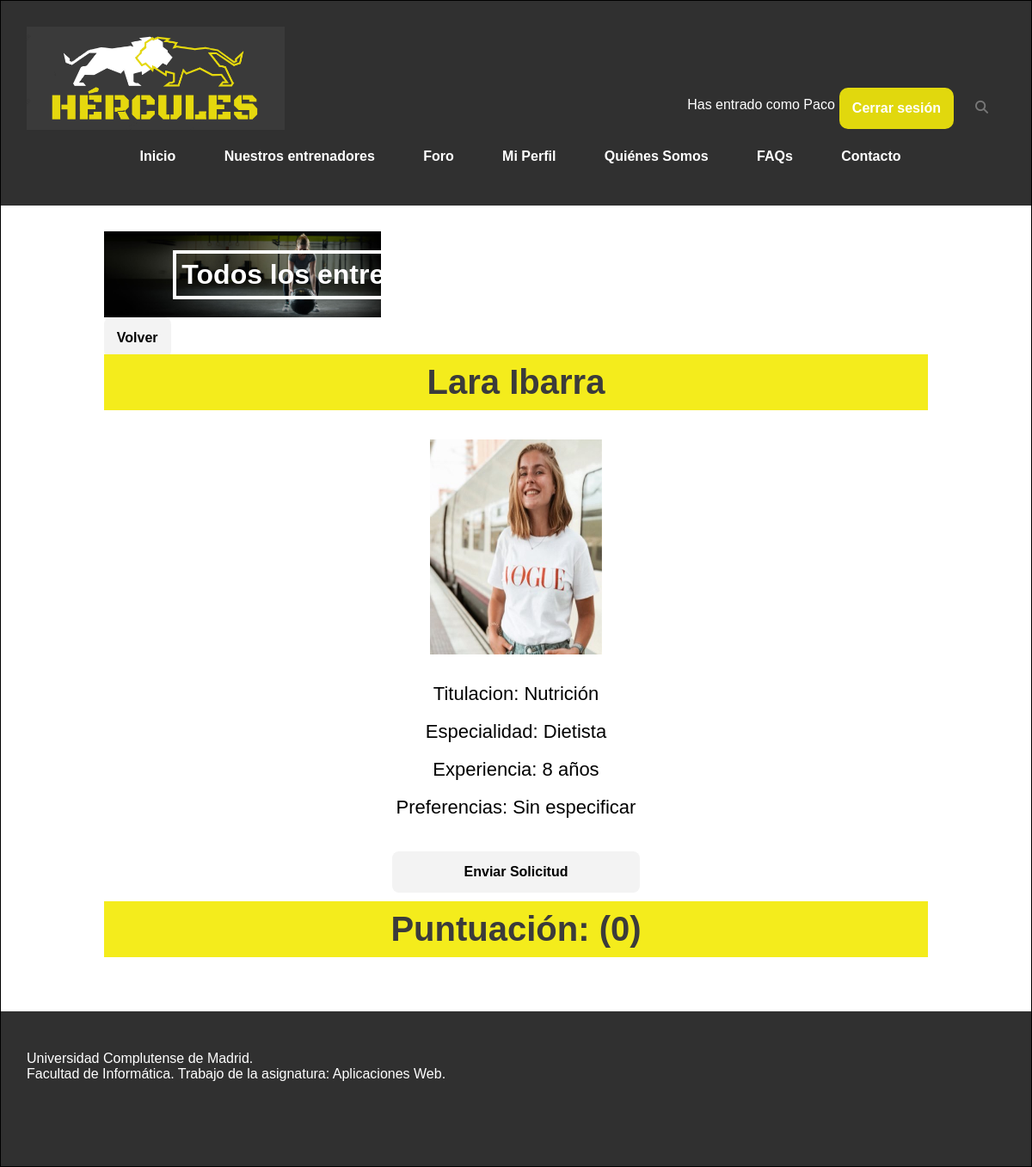
The app's page /entrenadores.php?perfil=12345678A (signed in), older data.
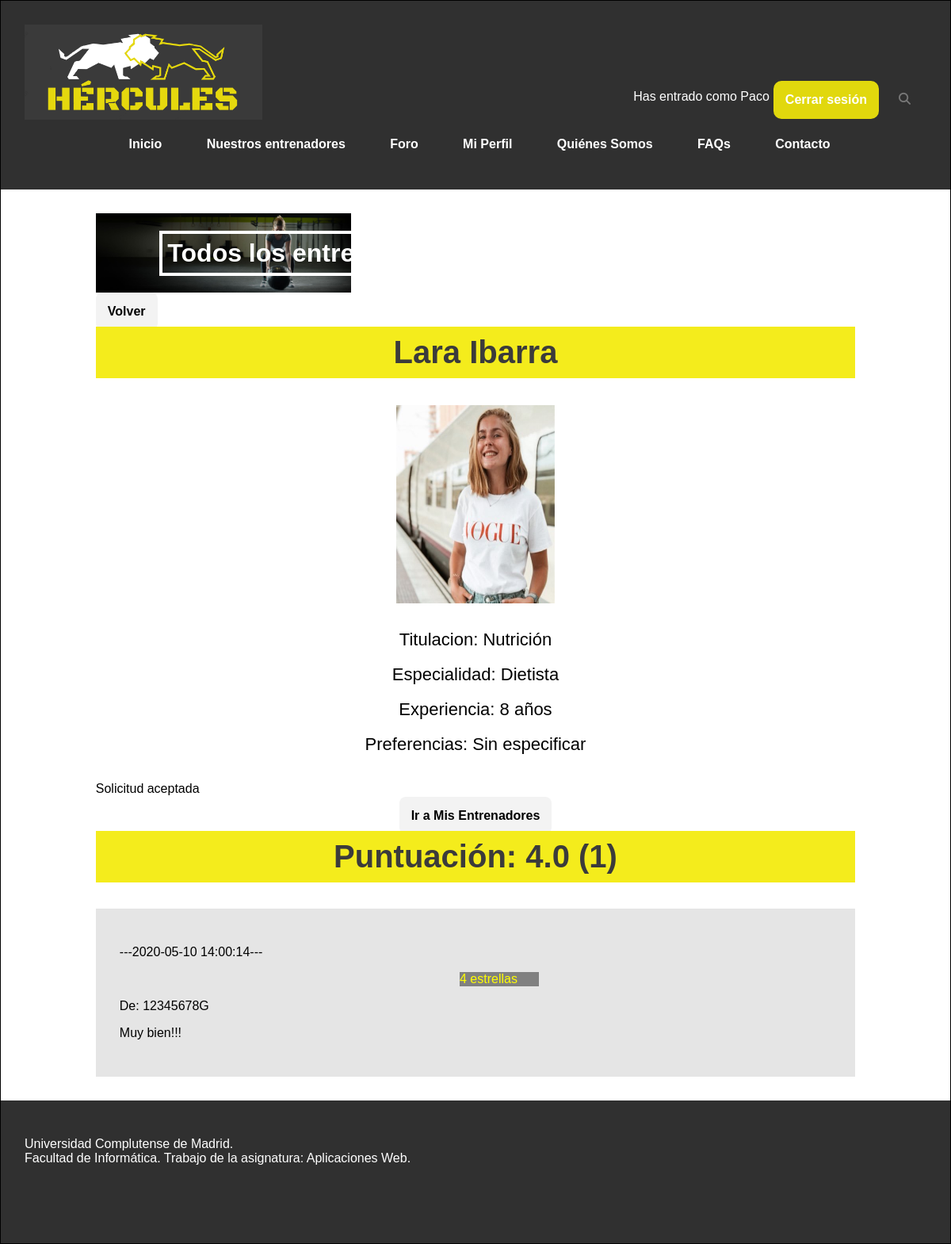
The same page, newer data.
### tables this page shows
CREATE TABLE `usuario` (
  `nif` varchar(10) NOT NULL,
  `nombre` varchar(30) NOT NULL,
  `contrasenna` varchar(255) NOT NULL,
  `foto` varchar(255) DEFAULT 'includes/img/usuarios/default.png',
  `email` varchar(30) NOT NULL,
  `sexo` varchar(6) DEFAULT NULL,
  `fechaNac` date DEFAULT NULL,
  `telefono` varchar(15) DEFAULT NULL,
  `ubicacion` varchar(50) DEFAULT NULL,
  `peso` decimal(5,2) DEFAULT NULL,
  `altura` decimal(5,0) DEFAULT NULL,
  `preferencias` varchar(50) DEFAULT NULL,
  `tipoUsuario` tinyint(2) NOT NULL DEFAULT 0,
  `titulacion` varchar(30) DEFAULT NULL,
  `especialidad` varchar(50) DEFAULT NULL,
  `experiencia` varchar(30) DEFAULT NULL
);

CREATE TABLE `valoracion` (
  `hacia` varchar(10) NOT NULL,
  `de` varchar(10) NOT NULL,
  `texto` text NOT NULL,
  `valor` int(1) NOT NULL,
  `visible` tinyint(1) NOT NULL DEFAULT 0,
  `fecha` timestamp NOT NULL DEFAULT current_timestamp()
);

### includes/TOs/TOUsuario.php (called while the page is built, shortened)
<?php
class TOUsuario {
    private $nif;
    private $nombre;
    private $foto;
    private $preferencias;
    private $tipoUsuario;
    private $titulacion;
    private $especialidad;
    private $experiencia;
    public function __construct($nif = null, $nombre = null, $password = null, $foto = null, $email = null, $sexo = null, $fechaNac = null, $telefono = null, $ubicacion = null, $peso = null, $altura = null, $preferencias = null, $tipoUsuario = null, $titulacion= null, $especialidad = null, $experiencia = null){
      $this->nif = $nif;
      $this->nombre = $nombre;
      $this->foto = $foto;
      $this->preferencias = $preferencias;
      $this->tipoUsuario = $tipoUsuario;
      $this->titulacion = $titulacion;
      $this->especialidad = $especialidad;
      $this->experiencia = $experiencia;
    }
    public function getNif()
    {
        return $this->nif;
    }
    public function setNif($nif)
    {
        $this->nif = $nif;
    }
    public function getNombre()
    {
        return $this->nombre;
    }
    public function setNombre($nombre)
    {
        $this->nombre = $nombre;
    }
    public function getFoto()
    {
        return $this->foto;
    }
    public function setFoto($foto)
    {
        $this->foto = $foto;
    }
    public function getPreferencias()
    {
        return $this->preferencias;
    }
    public function setPreferencias($preferencias)
    {
        $this->preferencias = $preferencias;
    }
    public function getTipoUsuario()
    {
        return $this->tipoUsuario;
    }
    public function setTipoUsuario($tipoUsuario)
    {
        $this->tipoUsuario = $tipoUsuario;
    }
    public function getTitulacion()
    {
        return $this->titulacion;
    }
    public function setTitulacion($titulacion)
    {
        $this->titulacion = $titulacion;
    }
    public function getEspecialidad()
    {
        return $this->especialidad;
    }
    public function setEspecialidad($especialidad)
    {
        $this->especialidad = $especialidad;
    }
    public function getExperiencia()
    {
        return $this->experiencia;
    }
    public function setExperiencia($experiencia)
    {
        $this->experiencia = $experiencia;
    }
}

### includes/DAOs/DAO.php (called while the page is built, shortened)
<?php
class DAO {
    private $servername = "localhost";
    private $username = "hercules";
    private $password = "iG8hC62acnPrvIeU";
    private $dbname = "hercules";
    private $mysqli = null;
    public function __construct(){
        if(!$this->mysqli){
            $this->mysqli = new mysqli($this->servername, $this->username, $this->password, $this->dbname);
        }
    }
    protected function consultarv2($sql){
        if ($sql != "") {
            $consulta = $this->mysqli->query($sql) or die ($this->mysqli->error. " en la linea ".(__LINE__-1));
            $tablaDatos = array();
            if (substr($sql, 0, 6) == "SELECT") {
                if ($consulta) {
                    while ($fila = mysqli_fetch_assoc($consulta)){
                        array_push($tablaDatos, $fila);
                    }
                }
            }
            return $tablaDatos;
        }
        else {
            return 0;
        }
    }
}

### includes/controller.php (called while the page is built, shortened)
<?php
require_once(__DIR__ . '/DAOs/usuarioDAO.php');
require_once(__DIR__ . '/DAOs/valoracionDAO.php');
class controller{
    private $usuarioDAO;
    private $valoracionDAO;
    private static $instance = null;
    public function __construct(){
        $this->usuarioDAO = new UsuarioDAO();
        $this->valoracionDAO = new valoracionDAO();
    }
     public static function getInstance() {
        if (null === self::$instance) {
            self::$instance = new self();
        }
        return self::$instance;
    }
    public function cargarUsuario($nif){
        $cond= "nif = '". $nif ."'";
        $res=$this->usuarioDAO->selectUsuario('', $cond);
        if (count($res) == 1) {
            $row=$res[0];
            $usuario = new TOUsuario();
            $usuario->setNif($nif);
            $usuario->setNombre($row["nombre"]);
            $usuario->setPassword($row["contrasenna"]);
            $usuario->setEmail($row["email"]);
            $usuario->setSexo($row["sexo"]);
            $usuario->setFoto($row["foto"]);
            $usuario->setFechaNac($row["fechaNac"]);
            $usuario->setTelefono($row["telefono"]);
            $usuario->setUbicacion($row["ubicacion"]);
            $usuario->setPeso($row["peso"]);
            $usuario->setAltura($row["altura"]);
            $usuario->setPreferencias($row["preferencias"]);
            $usuario->setTipoUsuario($row["tipoUsuario"]);
            $usuario->setTitulacion($row["titulacion"]);
            $usuario->setEspecialidad($row["especialidad"]);
            $usuario->setExperiencia($row["experiencia"]);
            return $usuario;
        } else{
            return 0;
        }
    }
    public function selectUs_Ent($col, $cond){
        return $consulta = $this->usuarioDAO->selectUs_Ent($col, $cond);
    }
    public function selectValor($col, $cond){
        return $this->valoracionDAO->select($col, $cond);
    }
}

### includes/config.php (called while the page is built, shortened)
<?php
require_once __DIR__.'/TOs/TOUsuario.php';
require_once __DIR__.'/controller.php';
$ctrl = controller::getInstance();

### includes/DAOs/usuarioDAO.php (called while the page is built, shortened)
<?php
require_once(__DIR__.'/DAO.php');
require_once(__DIR__.'/../TOs/TOUsuario.php');
class UsuarioDAO extends DAO {
    public function selectUsuario($col, $cond){
        $query = "";
        if ($col == "") {
            $col = "*";
        }
        if ($cond == "") {
            $query = "SELECT ".$col." FROM usuario";
        }
        else {
            $query = "SELECT ".$col." FROM usuario WHERE ".$cond;
        }
        return $this->consultarv2($query);
    }
    public function selectUs_Ent($col, $cond){
        $query = "";
        if ($col == "") {
            $col = "*";
        }
        if ($cond == "") {
            $query = "SELECT ".$col." FROM usuarioentrenador";
        }
        else {
            $query = "SELECT ".$col." FROM usuarioentrenador WHERE ".$cond;
        }
        return $this->consultarv2($query);
    }
}

### includes/DAOs/valoracionDAO.php (called while the page is built, shortened)
<?php
require_once(__DIR__.'/DAO.php');
class valoracionDAO extends DAO
{
    public function select($col, $cond){
        $query = "";
        if ($col == "") {
            $col = "*";
        }
        if ($cond == "") {
            $query = "SELECT ".$col." FROM valoracion";
        }
        else {
            $query = "SELECT ".$col." FROM valoracion WHERE ".$cond;
        }
        return $this->consultarv2($query);
    }
}

### entrenadores.php (the view, shortened to what this page needs)
<?php
	require_once 'includes/config.php';
?>
<!DOCTYPE html>
<html>
<head>
	<link rel="stylesheet" type="text/css" href="includes/css/estilo.css" />
	<link rel="stylesheet" type="text/css" href="includes/css/estiloPagsMiPerfil.css" />
</head>
<body>
<div id="contenedor">
	<?php
		require('includes/comun/cabecera.php');
	?>
	<div id="contenido">
		<div class="cab">
		<h1>Todos los entrenadores disponibles</h1>
		<img src="includes/img/entrenadores.png" alt="entrenadores">
		</div>
		<?php
		if (!isset($_GET['perfil'])) {
			$arr0 = $ctrl->listarEntrenadores((isset($_SESSION['login'])) ? $_SESSION['usuario']->getNif() : 0);
		    if (count($arr0) > 0) {
		    	echo '<div class="entrenadores-all">';
		    	echo '<div class="elem-item" category="vari">';
		    	echo '<ul>';
		        foreach ($arr0 as $key => $valor) {
		            echo '<li>';
		            echo '<h4>'.$valor['nombre'].'</h4>'.'<br>';
		            echo '<img src="'.$valor['foto'].'"  alt="Foto usuario">';
		            echo $valor['titulacion'].'<br>';
		            echo $valor['especialidad'].'<br>';
					 echo $valor['experiencia'].' años </p>';
		            echo "<a href= entrenadores.php?perfil=".$valor['nif'].">Ver Perfil</a>";
		            echo '</li>';
		        }
		        echo '</ul>';
		        echo '</div>';
		        echo '</div>';
		    }
		}
		else {
		    echo '<div class="boton-volver"><a href="entrenadores.php">Volver</a></div>';
		    echo '<div class= "miPerfil">';
		    $us = $ctrl->cargarUsuario($_GET['perfil']);
		    echo '<h2>'.$us->getNombre().'</h2>';
		    echo '<img src="'.$us->getFoto().'"  alt="Foto usuario">';
		    echo '<br>';
		    echo '<p class="info">Titulacion: '.$us->getTitulacion().'</p><br>';
		    echo '<p class="info">Especialidad: '.$us->getEspecialidad().'</p><br>';
		    echo '<p class="info">Experiencia: '.$us->getExperiencia().' años</p><br>';
		    echo '<p class="info">Preferencias: '.$us->getPreferencias().'</p><br>';
	        if (!isset($_SESSION['login'])) {
	            echo '<h3 class="aviso"> ¡Entra como cliente para mandar solicitudes de entrenamiento!</h3><br>';
	        }
	        else if ($_SESSION['usuario']->getTipoUsuario() == 1) {
	            echo '<h3 class="aviso"> ¡Debes ser cliente para solicitar entrenadores!</h3>';
	        }
	        else {
	            $media = $ctrl->selectValor('ROUND(AVG(valor),1) as media', "hacia='".$us->getNif()."'");
	            $rating = $ctrl->selectValor('', "hacia='".$us->getNif()."' ORDER BY fecha DESC");
	            $sol = $ctrl->selectUs_Ent('', "usuario='".$_SESSION["usuario"]->getNif()."' AND entrenador='".$us->getNif()."'");
	            if (count($sol) == 1) {
	                if ($sol[0]['estado'] == "aceptado") {
	                    echo '<p>Solicitud aceptada</p>';
	                    echo "<a href=miPerfilMisEntrenadoresPerfiles.php?id=".$us->getNif().">Ir a Mis Entrenadores</a>";
	                }
	                else {
	                    echo '<p>Solicitud Enviada</p>';
	                }
	            }
	            else {
	                echo '<form method="POST" action="PR_entrenadores_check.php">';
	                echo '<button type="submit" name="solicitud">Enviar Solicitud</button>';
	                echo '</form>';
	            }
	            $c = count($rating);
	            echo '<h2>Puntuación: '.$media[0]['media'].' ('.$c.')</h2>';
                if ($c > 0) {
                    echo '<div class="valoraciones">';
	                foreach ($rating as $valor) {
	                    if ($valor['visible']) {
	                        echo '<p>---'.$valor['fecha'].'---</p>';
	                        echo '<p class="valor">'.$valor['valor'].' estrellas</p>';
	                        echo '<p> <label>De: </label>'.$valor['de'].'</p>';
	                        echo '<p>'.$valor['texto'].'</p>';
	                    }
	                }
	                echo '</div>';
	            }
	        }
	        echo '</div>';
		}
		?>
	</div>
	<?php
		require('includes/comun/pie.php');
	?>
</div>
</body>
</html>

### includes/comun/cabecera.php (shortened to what this page needs)
<div id="cabecera">
		<a href="index.php"> <img src="includes/img/Hercules_logo.png" width="300" height="120" alt="Logo de Hercules: la web"></a>
    	<div class="saludo">
    		<?php
    		if (isset($_SESSION['login'])) {
    			echo  "<p>Has entrado como " . $_SESSION['usuario']->getNombre() . "</p><a href= logout.php>" . "Cerrar sesión" . "</a>";
    		}
    		else {
    			echo '<a href= login.php>Iniciar sesión</a>';
    			echo '<br>';
    			echo '<a href= registro.php>Regístrate</a>';
    			echo '<br>';
    		}
    		?>
             <div id="icon-search">
                <i class="fas fa-search" id="search"></i>
            </div>
    	</div>
    	<div class="menu">
    		<ul>
    		  <li><a href= index.php>Inicio</a></li>
    		  <li><a href= entrenadores.php>Nuestros entrenadores</a></li>
    		  <li><a href= foro.php>Foro</a></li>
    		  <li class="submenu"><a href= miPerfil.php>Mi Perfil</a>
              </li>
    		  <li><a href= quienes_somos.php>Quiénes Somos</a></li>
    		  <li><a href= faqs.php>FAQs</a></li>
    		  <li><a href= contacto.php>Contacto</a></li>
    		</ul>
    	</div>
</div>

### includes/comun/pie.php
<div id="pie">
	<p>Universidad Complutense de Madrid. <br>
	Facultad de Informática. Trabajo de la asignatura: Aplicaciones Web.</p>
</div>

### includes/css/estilo.css (style rules this page uses)
body { width: 100%; font-family: "Trebuchet MS", Helvetica, sans-serif; margin: 0; padding: 0; background-color: white; }
div#contenedor { margin: auto; border: 1px solid black; background-color: white; width: auto; min-width: min-content; max-width:none; }
div#cabecera { padding: 30px; height: auto; background-color: #303030; color: white; display: flex; flex-flow: wrap; min-width: min-content; }
div#cabecera a, div#cabecera a:visited { color: white; font-weight: bold; text-decoration: none; }
div#cabecera .saludo { place-self: flex-end; margin-left: auto; display: flex; }
div#cabecera .saludo a { background-color: #e1d80d; padding: 15px; border-radius: 10px; margin: 5px; width: max-content; }
div#cabecera #icon-search { display: flex; justify-content: flex-end; }
#icon-search i { font-size: 15px; color: #777777; cursor: pointer; transition: all 300ms; margin: 20px 20px; }
div#cabecera .menu { display: flex; justify-content: space-around; min-width: min-content; width:100%; }
div#contenido { padding-top: 30px; padding-bottom: 30px; min-height: 500px; width: 80%; margin-left: 10%; background-color: white; overflow:auto; }
div#contenido h2 { text-align: center; font-size: 40px; margin-top:10px; color: #3b3b3b; background-color: #f4ec1c; padding: 10px; position: relative; }
div#pie { padding: 30px; height: 120px; background-color: #303030; color: white; }
p { text-align: left; }
h1 { text-align: center; }
.valoraciones { background: rgba(0,0,0,0.1); padding: 30px; text-align: center; align-items: center; width: 100%; }
.valoraciones .valor { margin: auto; width: 100px; background: grey; color: yellow; }
div#contenido .boton-volver a { cursor:pointer; text-decoration:none; border: 0; color: black; background-color: #f3f3f3; opacity: 1.5; margin-top: 20px; padding: 15px; width: 15%; font-size: 16px; font-weight: 600; border-radius: 8px; text-align: center; }
.menu ul { list-style-type: none; margin: 0; padding: 0; overflow: hidden; display: flex; list-style: none; flex-direction: row; }
.menu ul li { margin-left: 10px; padding: 0.2em; }
.menu a { display: block; padding: 15px 20px; color: #fff; text-decoration: none; }
div#contenido .cab { width: 100%; max-width: fit-content; height: 100px; background-color: #fff; overflow: hidden; position: relative; margin-bottom: 15px; padding: 0; }
div#contenido .cab img { width: 100%; height: 100%; top: 0px; }
div#contenido .cab h1 { overflow: auto; position: absolute; color: white; box-sizing: border-box; border-style: solid; border: 4px solid white; padding: 6px; min-width: max-content; text-align: center; width: 50%; left: 25%; }

### includes/css/estiloPagsMiPerfil.css (style rules this page uses)
div#contenido a, button[type="submit"], button[id="abrir"] { cursor:pointer; text-decoration: none; border: 0; color: black; background-color: #f3f3f3; opacity: 1.5; margin-top: 20px; padding: 15px; width: 30%; font-size: 16px; font-weight: 600; border-radius: 8px; text-align: center; }
div#contenido .miPerfil { text-align: center; }
div#contenido .miPerfil img { width:200px; height: 250px; display: block; margin: auto; padding-bottom: 15px; }
div#contenido .miPerfil p.info { font-size: 22px; text-align: center; margin: 0; }

Row changes from the older to the newer data that the page shows:
added valoracion: fecha "2020-05-10 14:00:14", valor "4", de "12345678G", texto "Muy bien!!!"
Text that changed along with them:
$media[0]['media']: (not shown) → "4.0"
$c: "0" → "1"
text no longer shown: "Enviar Solicitud"
text now shown: "Solicitud aceptada Ir a Mis Entrenadores"
